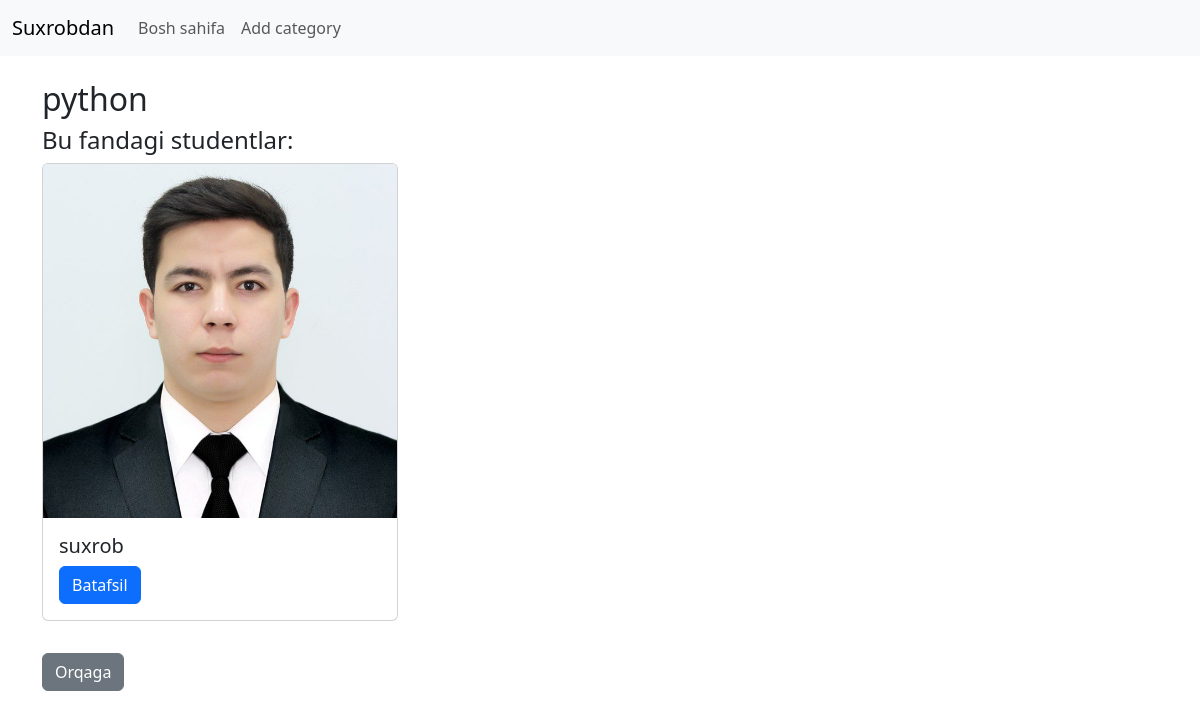
Page /fanlar/5/ on the committed database.
### configapp/models.py (models this page shows, shortened)
class Fanlar(models.Model):
    title = models.CharField(max_length=50)
    created_ed = models.DateTimeField(auto_now_add=True)
    updated_ed = models.DateTimeField(auto_now=True)

class Student(models.Model):
    name = models.CharField(max_length=50)
    surname = models.CharField(max_length=50)
    lastname = models.CharField(max_length=50)
    phone = models.CharField(max_length=15)
    address = models.CharField(max_length=255)
    email = models.EmailField(unique=True)
    yili= models.DateField()
    fanlar = models.ForeignKey(Fanlar, on_delete=models.CASCADE)
    created_ed = models.DateTimeField(auto_now_add=True)
    updated_ed = models.DateTimeField(auto_now=True)
    photo = models.ImageField(upload_to='photos/%Y/%m/%d/', blank=True, null=True)
    class Meta:
        verbose_name = "Student"
        verbose_name_plural = "Students"
        ordering = ['-created_ed']

### configapp/views.py (the view)
# urls.py: path('fanlar/<int:fanlar_id>/', fanlar, name='fanlar_detail'),
def fanlar(request, fanlar_id):
    fanlar = get_object_or_404(Fanlar, id=fanlar_id)
    context = {
        'fanlar': fanlar
    }
    return render(request, 'fanlar.html', context)

### configapp/templates/fanlar.html (shortened to what this page needs)
<!DOCTYPE html>
<html lang="en">
<head>
    <link href="https://cdn.jsdelivr.net/npm/bootstrap@5.3.0/dist/css/bootstrap.min.css" rel="stylesheet">
</head>
<body>
    {% include "navbar.html" %}
    <div class="container mt-4">
        <h2 class="mt-4">{{ fanlar.title }}</h2>
        <h4>Bu fandagi studentlar:</h4>
        <div class="row">
            {% for student in fanlar.student_set.all %}
                <div class="col-md-4">
                    <div class="card mb-3">
                        {% if student.photo %}
                            <img src="{{ student.photo.url }}" class="card-img-top" alt="{{ student.name }}">
                        {% else %}
                            <img src="https://via.placeholder.com/150" class="card-img-top" alt="No image available">
                        {% endif %}
                        <div class="card-body">
                            <h5 class="card-title">{{ student.name }}</h5>
                            <a href="{% url 'student_detail' student.id %}" class="btn btn-primary">Batafsil</a>
                        </div>
                    </div>
                </div>
            {% empty %}
                <p>Bu fandan hech qaysi student yo‘q</p>
            {% endfor %}
        </div>
        <a href="{% url 'index' %}" class="btn btn-secondary mt-3">Orqaga</a>
    </div>
</body>
</html>

### rows in the picture
Fanlar: title "python"
Student: photo (picture), name "suxrob"
